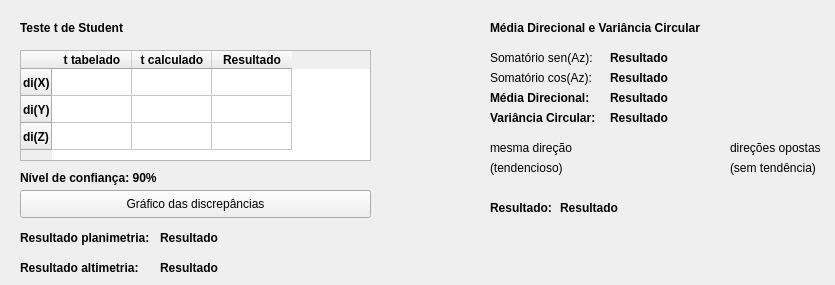
    <widget class="QWidget" name="tab_31">
     <attribute name="icon">
      <iconset>
       <normaloff>../icon/tendencia.png</normaloff>../icon/tendencia.png</iconset>
     </attribute>
     <attribute name="title">
      <string>Tendência</string>
     </attribute>
     <widget class="QLabel" name="label_59">
      <property name="geometry">
       <rect>
        <x>20</x>
        <y>20</y>
        <width>301</width>
        <height>16</height>
       </rect>
      </property>
      <property name="font">
       <font>
        <bold>true</bold>
        <stylestrategy>PreferDefault</stylestrategy>
       </font>
      </property>
      <property name="text">
       <string>Teste t de Student</string>
      </property>
     </widget>
     <widget class="QPushButton" name="pushButton_5">
      <property name="geometry">
       <rect>
        <x>20</x>
        <y>190</y>
        <width>351</width>
        <height>28</height>
       </rect>
      </property>
      <property name="toolTip">
       <string>Exibir gráfico</string>
      </property>
      <property name="text">
       <string>Gráfico das discrepâncias</string>
      </property>
     </widget>
     <widget class="QTableWidget" name="tableWidget">
      <property name="geometry">
       <rect>
        <x>20</x>
        <y>50</y>
        <width>351</width>
        <height>111</height>
       </rect>
      </property>
      <attribute name="horizontalHeaderCascadingSectionResizes">
       <bool>true</bool>
      </attribute>
      <attribute name="horizontalHeaderDefaultSectionSize">
       <number>80</number>
      </attribute>
      <attribute name="verticalHeaderDefaultSectionSize">
       <number>27</number>
      </attribute>
      <row>
       <property name="text">
        <string>di(X)</string>
       </property>
       <property name="font">
        <font>
         <bold>true</bold>
        </font>
       </property>
      </row>
      <row>
       <property name="text">
        <string>di(Y)</string>
       </property>
       <property name="font">
        <font>
         <bold>true</bold>
        </font>
       </property>
      </row>
      <row>
       <property name="text">
        <string>di(Z)</string>
       </property>
       <property name="font">
        <font>
         <bold>true</bold>
        </font>
       </property>
      </row>
      <column>
       <property name="text">
        <string>t tabelado</string>
       </property>
       <property name="font">
        <font>
         <bold>true</bold>
        </font>
       </property>
      </column>
      <column>
       <property name="text">
        <string>t calculado</string>
       </property>
       <property name="font">
        <font>
         <bold>true</bold>
        </font>
       </property>
      </column>
      <column>
       <property name="text">
        <string>Resultado</string>
       </property>
       <property name="font">
        <font>
         <bold>true</bold>
        </font>
       </property>
      </column>
     </widget>
     <widget class="QLabel" name="label_60">
      <property name="geometry">
       <rect>
        <x>20</x>
        <y>230</y>
        <width>131</width>
        <height>16</height>
       </rect>
      </property>
      <property name="font">
       <font>
        <bold>true</bold>
        <stylestrategy>PreferDefault</stylestrategy>
       </font>
      </property>
      <property name="text">
       <string>Resultado planimetria:</string>
      </property>
     </widget>
     <widget class="QLabel" name="label_61">
      <property name="geometry">
       <rect>
        <x>490</x>
        <y>20</y>
        <width>244</width>
        <height>16</height>
       </rect>
      </property>
      <property name="font">
       <font>
        <bold>true</bold>
        <stylestrategy>PreferDefault</stylestrategy>
       </font>
      </property>
      <property name="text">
       <string>Média Direcional e Variância Circular</string>
      </property>
     </widget>
     <widget class="QLabel" name="label_62">
      <property name="geometry">
       <rect>
        <x>490</x>
        <y>50</y>
        <width>111</width>
        <height>16</height>
       </rect>
      </property>
      <property name="text">
       <string>Somatório sen(Az):</string>
      </property>
     </widget>
     <widget class="QLabel" name="label_63">
      <property name="geometry">
       <rect>
        <x>490</x>
        <y>70</y>
        <width>112</width>
        <height>16</height>
       </rect>
      </property>
      <property name="text">
       <string>Somatório cos(Az):</string>
      </property>
     </widget>
     <widget class="QLabel" name="label_64">
      <property name="geometry">
       <rect>
        <x>490</x>
        <y>90</y>
        <width>110</width>
        <height>16</height>
       </rect>
      </property>
      <property name="font">
       <font>
        <bold>true</bold>
        <stylestrategy>PreferDefault</stylestrategy>
       </font>
      </property>
      <property name="text">
       <string>Média Direcional:</string>
      </property>
     </widget>
     <widget class="QLabel" name="label_65">
      <property name="geometry">
       <rect>
        <x>490</x>
        <y>110</y>
        <width>118</width>
        <height>16</height>
       </rect>
      </property>
      <property name="font">
       <font>
        <bold>true</bold>
        <stylestrategy>PreferDefault</stylestrategy>
       </font>
      </property>
      <property name="text">
       <string>Variância Circular:</string>
      </property>
     </widget>
     <widget class="QLabel" name="label_67">
      <property name="geometry">
       <rect>
        <x>490</x>
        <y>200</y>
        <width>70</width>
        <height>16</height>
       </rect>
      </property>
      <property name="font">
       <font>
        <bold>true</bold>
        <stylestrategy>PreferDefault</stylestrategy>
       </font>
      </property>
      <property name="text">
       <string>Resultado:</string>
      </property>
     </widget>
     <widget class="QLabel" name="label_82">
      <property name="geometry">
       <rect>
        <x>490</x>
        <y>140</y>
        <width>88</width>
        <height>16</height>
       </rect>
      </property>
      <property name="text">
       <string>mesma direção</string>
      </property>
     </widget>
     <widget class="QLabel" name="label_83">
      <property name="geometry">
       <rect>
        <x>490</x>
        <y>160</y>
        <width>78</width>
        <height>16</height>
       </rect>
      </property>
      <property name="text">
       <string>(tendencioso)</string>
      </property>
     </widget>
     <widget class="QLabel" name="label_84">
      <property name="geometry">
       <rect>
        <x>730</x>
        <y>140</y>
        <width>96</width>
        <height>16</height>
       </rect>
      </property>
      <property name="text">
       <string>direções opostas</string>
      </property>
     </widget>
     <widget class="QLabel" name="label_85">
      <property name="geometry">
       <rect>
        <x>730</x>
        <y>160</y>
        <width>93</width>
        <height>16</height>
       </rect>
      </property>
      <property name="text">
       <string>(sem tendência)</string>
      </property>
     </widget>
     <widget class="QLabel" name="label_108">
      <property name="geometry">
       <rect>
        <x>610</x>
        <y>50</y>
        <width>71</width>
        <height>16</height>
       </rect>
      </property>
      <property name="font">
       <font>
        <bold>true</bold>
        <stylestrategy>PreferDefault</stylestrategy>
       </font>
      </property>
      <property name="text">
       <string>Resultado</string>
      </property>
     </widget>
     <widget class="QLabel" name="label_109">
      <property name="geometry">
       <rect>
        <x>610</x>
        <y>70</y>
        <width>71</width>
        <height>16</height>
       </rect>
      </property>
      <property name="font">
       <font>
        <bold>true</bold>
        <stylestrategy>PreferDefault</stylestrategy>
       </font>
      </property>
      <property name="text">
       <string>Resultado</string>
      </property>
     </widget>
     <widget class="QLabel" name="label_110">
      <property name="geometry">
       <rect>
        <x>610</x>
        <y>90</y>
        <width>71</width>
        <height>16</height>
       </rect>
      </property>
      <property name="font">
       <font>
        <bold>true</bold>
        <stylestrategy>PreferDefault</stylestrategy>
       </font>
      </property>
      <property name="text">
       <string>Resultado</string>
      </property>
     </widget>
     <widget class="QLabel" name="label_111">
      <property name="geometry">
       <rect>
        <x>610</x>
        <y>110</y>
        <width>71</width>
        <height>16</height>
       </rect>
      </property>
      <property name="font">
       <font>
        <bold>true</bold>
        <stylestrategy>PreferDefault</stylestrategy>
       </font>
      </property>
      <property name="text">
       <string>Resultado</string>
      </property>
     </widget>
     <widget class="QLabel" name="label_112">
      <property name="geometry">
       <rect>
        <x>560</x>
        <y>200</y>
        <width>141</width>
        <height>16</height>
       </rect>
      </property>
      <property name="font">
       <font>
        <bold>true</bold>
        <stylestrategy>PreferDefault</stylestrategy>
       </font>
      </property>
      <property name="text">
       <string>Resultado</string>
      </property>
     </widget>
     <widget class="QLabel" name="label_120">
      <property name="geometry">
       <rect>
        <x>160</x>
        <y>230</y>
        <width>141</width>
        <height>16</height>
       </rect>
      </property>
      <property name="font">
       <font>
        <bold>true</bold>
        <stylestrategy>PreferDefault</stylestrategy>
       </font>
      </property>
      <property name="text">
       <string>Resultado</string>
      </property>
     </widget>
     <widget class="QLabel" name="label_86">
      <property name="geometry">
       <rect>
        <x>580</x>
        <y>140</y>
        <width>131</width>
        <height>31</height>
       </rect>
      </property>
      <property name="text">
       <string/>
      </property>
      <property name="textFormat">
       <enum>Qt::RichText</enum>
      </property>
      <property name="pixmap">
       <pixmap>../icon/variancia-circular-barra.png</pixmap>
      </property>
     </widget>
     <widget class="QLabel" name="label_129">
      <property name="geometry">
       <rect>
        <x>160</x>
        <y>260</y>
        <width>141</width>
        <height>16</height>
       </rect>
      </property>
      <property name="font">
       <font>
        <bold>true</bold>
        <stylestrategy>PreferDefault</stylestrategy>
       </font>
      </property>
      <property name="text">
       <string>Resultado</string>
      </property>
     </widget>
     <widget class="QLabel" name="label_118">
      <property name="geometry">
       <rect>
        <x>20</x>
        <y>260</y>
        <width>121</width>
        <height>16</height>
       </rect>
      </property>
      <property name="font">
       <font>
        <bold>true</bold>
        <stylestrategy>PreferDefault</stylestrategy>
       </font>
      </property>
      <property name="text">
       <string>Resultado altimetria:</string>
      </property>
     </widget>
     <widget class="QLabel" name="label_183">
      <property name="geometry">
       <rect>
        <x>20</x>
        <y>170</y>
        <width>151</width>
        <height>16</height>
       </rect>
      </property>
      <property name="font">
       <font>
        <bold>true</bold>
        <stylestrategy>PreferDefault</stylestrategy>
       </font>
      </property>
      <property name="text">
       <string>Nível de confiança: 90%</string>
      </property>
     </widget>
    </widget>
